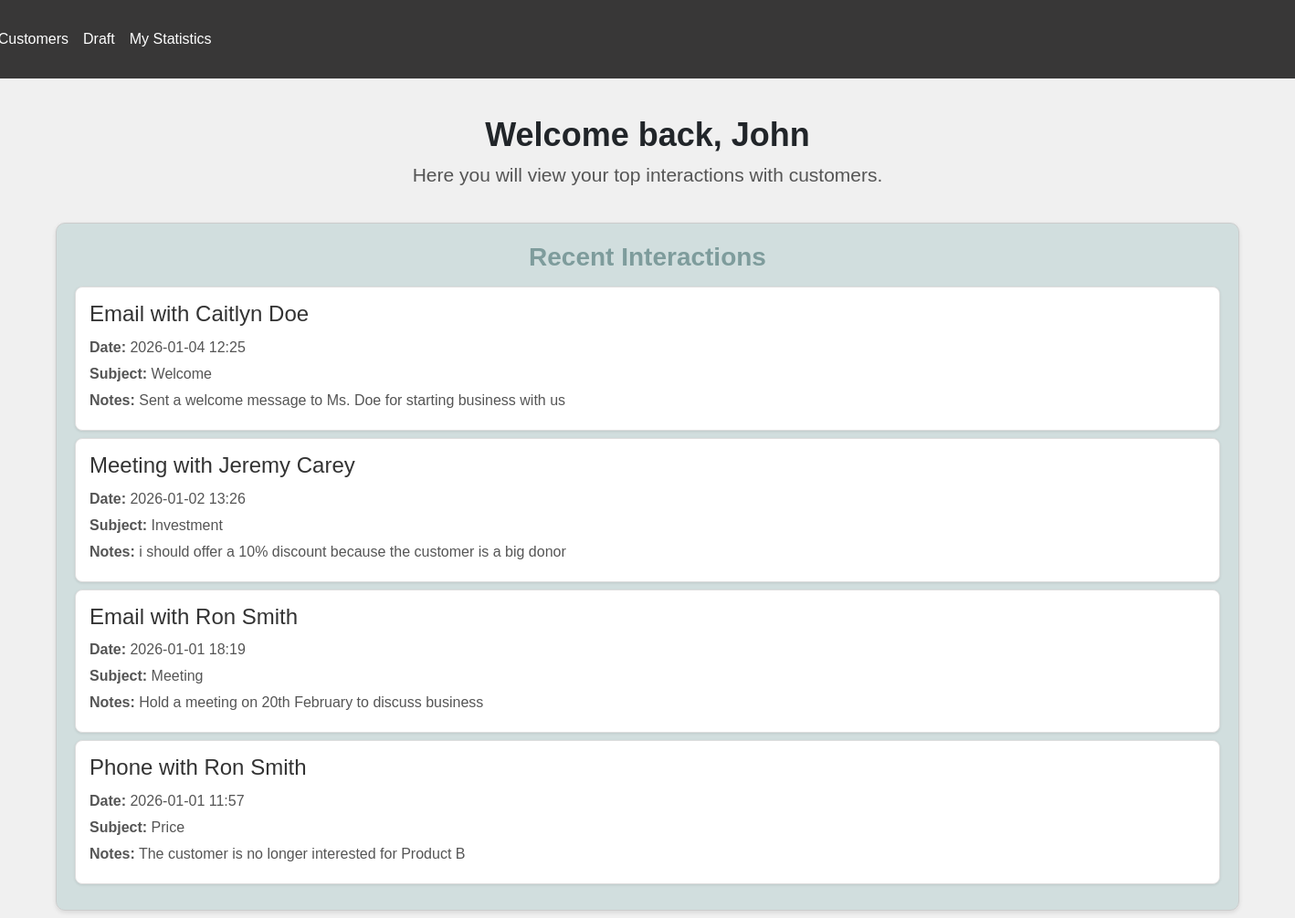
/employee (signed in), run on the app's committed database.
### tables this page shows
CREATE TABLE interactions (
                        iid INTEGER PRIMARY KEY AUTOINCREMENT,
                        customer_id INTEGER,
                        user_id INTEGER,
                        type TEXT NOT NULL DEFAULT 'phone',
                        interaction_date TIMESTAMP,
                        subject TEXT, 
                        notes TEXT,
                        customer_response TEXT,
                        created_at TIMESTAMP DEFAULT CURRENT_TIMESTAMP,
                        FOREIGN KEY (customer_id) REFERENCES customers (cid),
                        FOREIGN KEY (user_id) REFERENCES users (uid)
                    );

CREATE TABLE customers (
                        cid INTEGER PRIMARY KEY AUTOINCREMENT,
                        created_by_user_id INTEGER,
                        last_name TEXT NOT NULL,
                        first_name TEXT NOT NULL,
                        "notes" TEXT,
                        address TEXT NOT NULL, 
                        status TEXT NOT NULL DEFAULT 'active',
                        email TEXT NOT NULL,
                        phone TEXT NOT NULL,
                        updated_at TIMESTAMP,
                        created_at TIMESTAMP DEFAULT CURRENT_TIMESTAMP,
                        last_contact_date TIMESTAMP,
                        FOREIGN KEY (created_by_user_id) REFERENCES users (uid)
                    );

### app.py (the view)
@app.route('/employee')
@roles_permitted(['employee'])
def employee():
    db = get_db_conn()
    cursor = db.cursor()
    user_id = session['uid']
    interactions = cursor.execute("""
                                    SELECT i.*, c.first_name, c.last_name
                                    FROM interactions i
                                    JOIN customers c ON i.customer_id = c.cid
                                    WHERE i.user_id=?
                                        AND i.interaction_date >= date('now','-7 day')
                                    ORDER BY i.interaction_date DESC
                                   """, (user_id,)).fetchall()
    return render_template('employee/employee_dashboard.html', interactions=interactions)

### app.py (called while the page is built)
def roles_permitted(roles):
    def decorator(f):
        @wraps(f)
        def wrapper(*args, **kwargs):
            if 'uid' in session and session['role'] in roles:
                return f(*args, **kwargs)
            else:
                flash(f'ERROR: you need {roles} role to access this page')
                return redirect('/login')
        return wrapper
    return decorator

def get_db_conn():
    db = sqlite3.connect('crm.db')
    db.row_factory = sqlite3.Row
    return db

### templates/employee/employee_dashboard.html (shortened to what this page needs)
{% extends 'employee/base_employee.html' %}
{% block content %}
{{ super() }}
<h2>Here you will view your top interactions with customers.</h2>
<div class="card mb-2">
    <h3><b>Recent Interactions</b></h3>
    {% if interactions %}
        {% for interaction in interactions %}
            <div class="card1 mb-2">
                <h4>{{ interaction.type | capitalize }} with {{ interaction.first_name }} {{ interaction.last_name }}</h4>
                <p><strong>Date:</strong> {{ interaction.interaction_date.replace('T', ' ') }}</p>
                <p><strong>Subject:</strong> {{ interaction.subject }}</p>
                <p><strong>Notes:</strong> {{ interaction.notes }}</p>
            </div>
        {% endfor %}
    {% else %}
        <p>No recent interactions found.</p>
    {% endif %}
</div>
{% endblock %}

### templates/employee/base_employee.html (shortened to what this page needs)
{% extends 'base.html' %}
{% block menu %}
    <li class="nav-item">
        <a class="nav-link" href="/customers">Customers</a>
    </li>
    <li class="nav-item">
        <a class="nav-link" href="/add/customer">Draft</a>
    </li>
    <li class="nav-item">
        <a class="nav-link" href="/employee/statistics/{{ session['uid'] }}">My Statistics</a>
    </li>
{% endblock %}
{% block content %}
    <h1> Welcome back, {{ session['username'] }}</h1>
{% endblock %}

### templates/base.html (shortened to what this page needs)
<!DOCTYPE html>
<html lang="en">
<head>
    <link href="https://cdn.jsdelivr.net/npm/bootstrap@5.3.8/dist/css/bootstrap.min.css" rel="stylesheet">
</head>
<body>
    <div class="container">
        <nav class="navbar navbar-expand-lg bg-body-tertiary">
            <div class="container-fluid" style="margin-left: 30px;">
                <div class="collapse navbar-collapse" id="navbarSupportedContent">
                <ul class="navbar-nav me-auto mb-2 mb-lg-0">
                    {% block menu %}{% endblock %}
                </ul>
                </div>
            </div>
        </nav>
        {% block content %}{% endblock %}
    </div>
</body>
</html>

### templates/base.html (style rules this page uses)
.navbar { background-color: rgb(56, 55, 55) !important; color: white !important; width: 147.44%; margin-left: -25%; margin-bottom: 20px; }
.navbar a.nav-link, .navbar, .navbar .btn { color: white !important; }
.container > * { padding: 20px; }
body { font-family: Arial, sans-serif; background-image: url("https://images.unsplash.com/photo-1506744038136-46273834b3fb?ixlib=rb-4.0.3&ixid=M3wxMjA3fDB8MHxzZWFyY2h8M3x8Y29sb3JmdWx8ZW58MHx8MHx8fDA%3D&w=1000&q=80"); background-size: cover; background-repeat: no-repeat; background-attachment: fixed; }

### templates/employee/employee_dashboard.html (style rules this page uses)
body { background-color: #f0f0f0; text-align: center; }
h1 { font-size: 36px; font-weight: bold; margin-bottom: -30px; }
h2 { font-size: 21px; color: #555555; margin-bottom: 20px; }
.card { background-color: rgba(171, 199, 199, 0.452); border-radius: 10px; padding: 20px; border: 1px solid #ccc; box-shadow: 0 2px 5px rgba(0, 0, 0, 0.1); margin-bottom: 20px; }
.card1 { background-color: #ffffff; border-radius: 8px; padding: 15px; border: 1px solid #ddd; box-shadow: 0 1px 3px rgba(0, 0, 0, 0.1); text-align: left; }
h3 { margin-bottom: 15px; color: rgb(126, 156, 156); }
h4 { margin-bottom: 10px; color: #333333; }
p { margin: 5px 0; color: #555555; }

### data on the page
interactions: type "Email", first_name "Caitlyn", last_name "Doe", interaction_date.replace "2026-01-04 12:25", subject "Welcome", notes "Sent a welcome message to Ms. Doe for starting business with us"
interactions: type "Meeting", first_name "Jeremy", last_name "Carey", interaction_date.replace "2026-01-02 13:26", subject "Investment", notes "i should offer a 10% discount because the customer is a big donor"
interactions: type "Email", first_name "Ron", last_name "Smith", interaction_date.replace "2026-01-01 18:19", subject "Meeting", notes "Hold a meeting on 20th February to discuss business"
interactions: type "Phone", first_name "Ron", last_name "Smith", interaction_date.replace "2026-01-01 11:57", subject "Price", notes "The customer is no longer interested for Product B"

### other printed values
{{ session['username'] }} "John"
